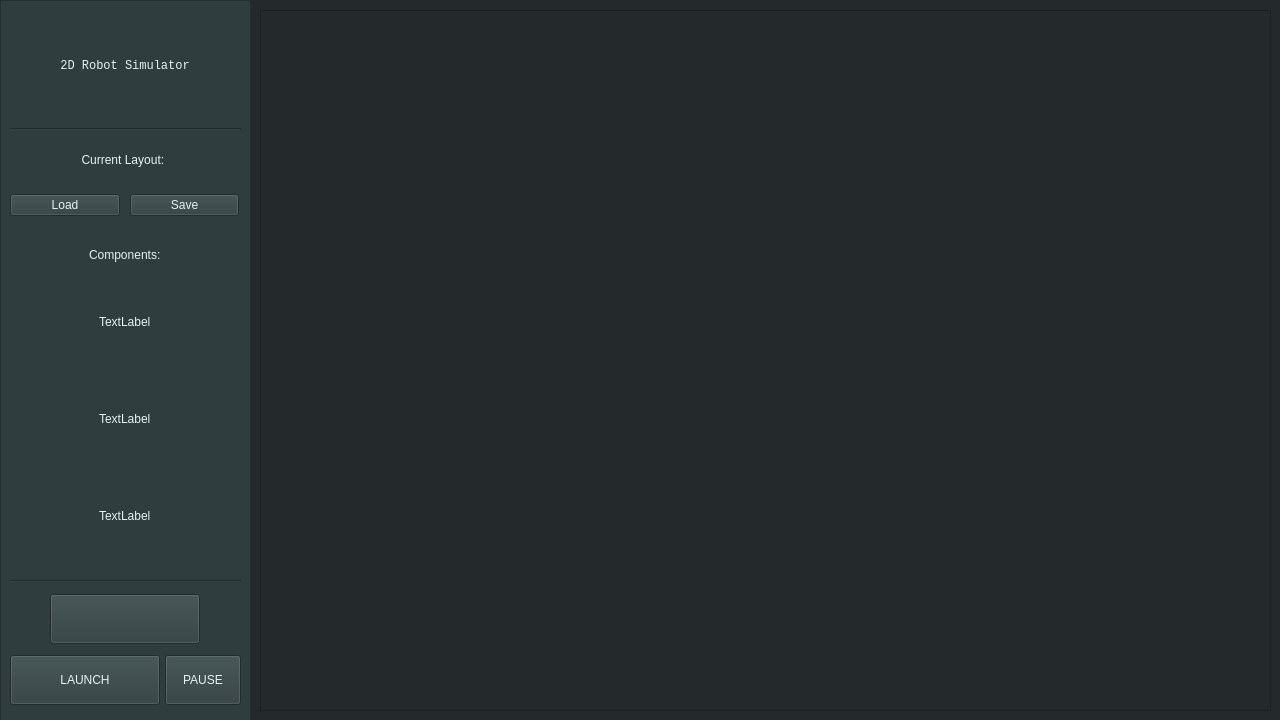
<?xml version="1.0" encoding="UTF-8"?>
<ui version="4.0">
 <class>MainWindow</class>
 <widget class="QMainWindow" name="MainWindow">
  <property name="geometry">
   <rect>
    <x>0</x>
    <y>0</y>
    <width>1280</width>
    <height>720</height>
   </rect>
  </property>
  <property name="sizePolicy">
   <sizepolicy hsizetype="Fixed" vsizetype="Minimum">
    <horstretch>0</horstretch>
    <verstretch>0</verstretch>
   </sizepolicy>
  </property>
  <property name="minimumSize">
   <size>
    <width>1280</width>
    <height>720</height>
   </size>
  </property>
  <property name="maximumSize">
   <size>
    <width>1280</width>
    <height>720</height>
   </size>
  </property>
  <property name="windowTitle">
   <string>MainWindow</string>
  </property>
  <property name="styleSheet">
   <string notr="true">background-color:rgb(36, 42, 44);</string>
  </property>
  <property name="iconSize">
   <size>
    <width>24</width>
    <height>24</height>
   </size>
  </property>
  <property name="tabShape">
   <enum>QTabWidget::Rounded</enum>
  </property>
  <widget class="QWidget" name="centralwidget">
   <widget class="QFrame" name="frame">
    <property name="enabled">
     <bool>true</bool>
    </property>
    <property name="geometry">
     <rect>
      <x>0</x>
      <y>0</y>
      <width>251</width>
      <height>741</height>
     </rect>
    </property>
    <property name="styleSheet">
     <string notr="true">background-color:rgb(47, 61, 62);</string>
    </property>
    <property name="frameShape">
     <enum>QFrame::StyledPanel</enum>
    </property>
    <property name="frameShadow">
     <enum>QFrame::Raised</enum>
    </property>
    <widget class="QWidget" name="verticalLayoutWidget_3">
     <property name="geometry">
      <rect>
       <x>10</x>
       <y>580</y>
       <width>231</width>
       <height>137</height>
      </rect>
     </property>
     <layout class="QVBoxLayout" name="verticalLayout_4">
      <item>
       <widget class="Line" name="line_2">
        <property name="styleSheet">
         <string notr="true">color: rgb(230, 241, 243);</string>
        </property>
        <property name="orientation">
         <enum>Qt::Horizontal</enum>
        </property>
       </widget>
      </item>
      <item alignment="Qt::AlignHCenter|Qt::AlignVCenter">
       <widget class="QPushButton" name="pushButtonEdit">
        <property name="sizePolicy">
         <sizepolicy hsizetype="Preferred" vsizetype="Preferred">
          <horstretch>0</horstretch>
          <verstretch>0</verstretch>
         </sizepolicy>
        </property>
        <property name="minimumSize">
         <size>
          <width>150</width>
          <height>50</height>
         </size>
        </property>
        <property name="maximumSize">
         <size>
          <width>150</width>
          <height>50</height>
         </size>
        </property>
        <property name="styleSheet">
         <string notr="true">color: rgb(230, 241, 243);</string>
        </property>
       </widget>
      </item>
      <item>
       <layout class="QHBoxLayout" name="launchPauseLayout">
        <property name="spacing">
         <number>5</number>
        </property>
        <property name="sizeConstraint">
         <enum>QLayout::SetNoConstraint</enum>
        </property>
        <item>
         <widget class="QPushButton" name="pushButtonLaunch">
          <property name="sizePolicy">
           <sizepolicy hsizetype="Preferred" vsizetype="Preferred">
            <horstretch>0</horstretch>
            <verstretch>0</verstretch>
           </sizepolicy>
          </property>
          <property name="minimumSize">
           <size>
            <width>150</width>
            <height>50</height>
           </size>
          </property>
          <property name="maximumSize">
           <size>
            <width>150</width>
            <height>50</height>
           </size>
          </property>
          <property name="baseSize">
           <size>
            <width>50</width>
            <height>49</height>
           </size>
          </property>
          <property name="styleSheet">
           <string notr="true">color: rgb(230, 241, 243);</string>
          </property>
          <property name="text">
           <string>LAUNCH</string>
          </property>
          <property name="iconSize">
           <size>
            <width>50</width>
            <height>50</height>
           </size>
          </property>
         </widget>
        </item>
        <item>
         <widget class="QPushButton" name="pushButtonPause">
          <property name="enabled">
           <bool>true</bool>
          </property>
          <property name="sizePolicy">
           <sizepolicy hsizetype="Fixed" vsizetype="Fixed">
            <horstretch>0</horstretch>
            <verstretch>0</verstretch>
           </sizepolicy>
          </property>
          <property name="minimumSize">
           <size>
            <width>70</width>
            <height>50</height>
           </size>
          </property>
          <property name="styleSheet">
           <string notr="true">color: rgb(230, 241, 243);</string>
          </property>
          <property name="text">
           <string>PAUSE</string>
          </property>
         </widget>
        </item>
       </layout>
      </item>
      <item>
       <spacer name="verticalSpacer_4">
        <property name="orientation">
         <enum>Qt::Vertical</enum>
        </property>
        <property name="sizeType">
         <enum>QSizePolicy::Fixed</enum>
        </property>
        <property name="sizeHint" stdset="0">
         <size>
          <width>226</width>
          <height>12</height>
         </size>
        </property>
       </spacer>
      </item>
     </layout>
    </widget>
    <widget class="QWidget" name="verticalLayoutWidget">
     <property name="geometry">
      <rect>
       <x>10</x>
       <y>10</y>
       <width>231</width>
       <height>142</height>
      </rect>
     </property>
     <layout class="QVBoxLayout" name="titleLayout">
      <property name="sizeConstraint">
       <enum>QLayout::SetDefaultConstraint</enum>
      </property>
      <item>
       <spacer name="verticalSpacer_2">
        <property name="orientation">
         <enum>Qt::Vertical</enum>
        </property>
        <property name="sizeType">
         <enum>QSizePolicy::Fixed</enum>
        </property>
        <property name="sizeHint" stdset="0">
         <size>
          <width>20</width>
          <height>30</height>
         </size>
        </property>
       </spacer>
      </item>
      <item alignment="Qt::AlignHCenter">
       <widget class="QLabel" name="labelTitle">
        <property name="sizePolicy">
         <sizepolicy hsizetype="Fixed" vsizetype="Fixed">
          <horstretch>0</horstretch>
          <verstretch>0</verstretch>
         </sizepolicy>
        </property>
        <property name="styleSheet">
         <string notr="true">color: rgb(230, 241, 243); font-family: consolas; </string>
        </property>
        <property name="text">
         <string>2D Robot Simulator</string>
        </property>
        <property name="alignment">
         <set>Qt::AlignCenter</set>
        </property>
       </widget>
      </item>
      <item>
       <spacer name="verticalSpacer_7">
        <property name="orientation">
         <enum>Qt::Vertical</enum>
        </property>
        <property name="sizeType">
         <enum>QSizePolicy::Fixed</enum>
        </property>
        <property name="sizeHint" stdset="0">
         <size>
          <width>0</width>
          <height>30</height>
         </size>
        </property>
       </spacer>
      </item>
      <item>
       <widget class="Line" name="line">
        <property name="styleSheet">
         <string notr="true">color: rgb(230, 241, 243);</string>
        </property>
        <property name="orientation">
         <enum>Qt::Horizontal</enum>
        </property>
       </widget>
      </item>
     </layout>
    </widget>
    <widget class="QLabel" name="labelCurrent">
     <property name="geometry">
      <rect>
       <x>10</x>
       <y>150</y>
       <width>229</width>
       <height>20</height>
      </rect>
     </property>
     <property name="maximumSize">
      <size>
       <width>16777215</width>
       <height>20</height>
      </size>
     </property>
     <property name="styleSheet">
      <string notr="true">color: rgb(230, 241, 243);</string>
     </property>
     <property name="text">
      <string>Current Layout: &lt;placeholder&gt;</string>
     </property>
     <property name="alignment">
      <set>Qt::AlignCenter</set>
     </property>
    </widget>
    <widget class="QWidget" name="">
     <property name="geometry">
      <rect>
       <x>10</x>
       <y>170</y>
       <width>229</width>
       <height>71</height>
      </rect>
     </property>
     <layout class="QHBoxLayout" name="loadSaveLayout">
      <property name="spacing">
       <number>10</number>
      </property>
      <item>
       <widget class="QPushButton" name="pushButtonLoad">
        <property name="styleSheet">
         <string notr="true">color: rgb(230, 241, 243);</string>
        </property>
        <property name="text">
         <string>Load</string>
        </property>
       </widget>
      </item>
      <item>
       <widget class="QPushButton" name="pushButtonSave">
        <property name="styleSheet">
         <string notr="true">color: rgb(230, 241, 243);</string>
        </property>
        <property name="text">
         <string>Save</string>
        </property>
       </widget>
      </item>
     </layout>
    </widget>
    <widget class="QWidget" name="editMode" native="true">
     <property name="geometry">
      <rect>
       <x>10</x>
       <y>240</y>
       <width>231</width>
       <height>331</height>
      </rect>
     </property>
     <widget class="QWidget" name="verticalLayoutWidget_4">
      <property name="geometry">
       <rect>
        <x>10</x>
        <y>0</y>
        <width>211</width>
        <height>321</height>
       </rect>
      </property>
      <layout class="QVBoxLayout" name="editLayout">
       <item alignment="Qt::AlignHCenter">
        <widget class="QLabel" name="labelComponents">
         <property name="maximumSize">
          <size>
           <width>16777215</width>
           <height>30</height>
          </size>
         </property>
         <property name="styleSheet">
          <string notr="true">color: rgb(230, 241, 243);</string>
         </property>
         <property name="text">
          <string>Components:</string>
         </property>
        </widget>
       </item>
       <item alignment="Qt::AlignHCenter">
        <widget class="ClickableLabel" name="autoRobotIcon">
         <property name="cursor">
          <cursorShape>PointingHandCursor</cursorShape>
         </property>
         <property name="styleSheet">
          <string notr="true">color: rgb(230, 241, 243);</string>
         </property>
         <property name="text">
          <string>TextLabel</string>
         </property>
        </widget>
       </item>
       <item alignment="Qt::AlignHCenter">
        <widget class="ClickableLabel" name="RCRobotIcon">
         <property name="cursor">
          <cursorShape>PointingHandCursor</cursorShape>
         </property>
         <property name="styleSheet">
          <string notr="true">color: rgb(230, 241, 243);</string>
         </property>
         <property name="text">
          <string>TextLabel</string>
         </property>
        </widget>
       </item>
       <item alignment="Qt::AlignHCenter">
        <widget class="ClickableLabel" name="obstacleIcon">
         <property name="cursor">
          <cursorShape>PointingHandCursor</cursorShape>
         </property>
         <property name="styleSheet">
          <string notr="true">color: rgb(230, 241, 243);</string>
         </property>
         <property name="text">
          <string>TextLabel</string>
         </property>
        </widget>
       </item>
      </layout>
     </widget>
    </widget>
   </widget>
   <widget class="QWidget" name="widgetSettings" native="true">
    <property name="geometry">
     <rect>
      <x>1140</x>
      <y>580</y>
      <width>21</width>
      <height>21</height>
     </rect>
    </property>
   </widget>
   <widget class="Viewport" name="viewport">
    <property name="geometry">
     <rect>
      <x>260</x>
      <y>10</y>
      <width>1011</width>
      <height>701</height>
     </rect>
    </property>
   </widget>
  </widget>
 </widget>
 <customwidgets>
  <customwidget>
   <class>ClickableLabel</class>
   <extends>QLabel</extends>
   <header location="global">src/ui/clickableLabel.h</header>
  </customwidget>
  <customwidget>
   <class>Viewport</class>
   <extends>QGraphicsView</extends>
   <header location="global">src/ui/Viewport.h</header>
  </customwidget>
 </customwidgets>
 <resources/>
 <connections/>
</ui>
